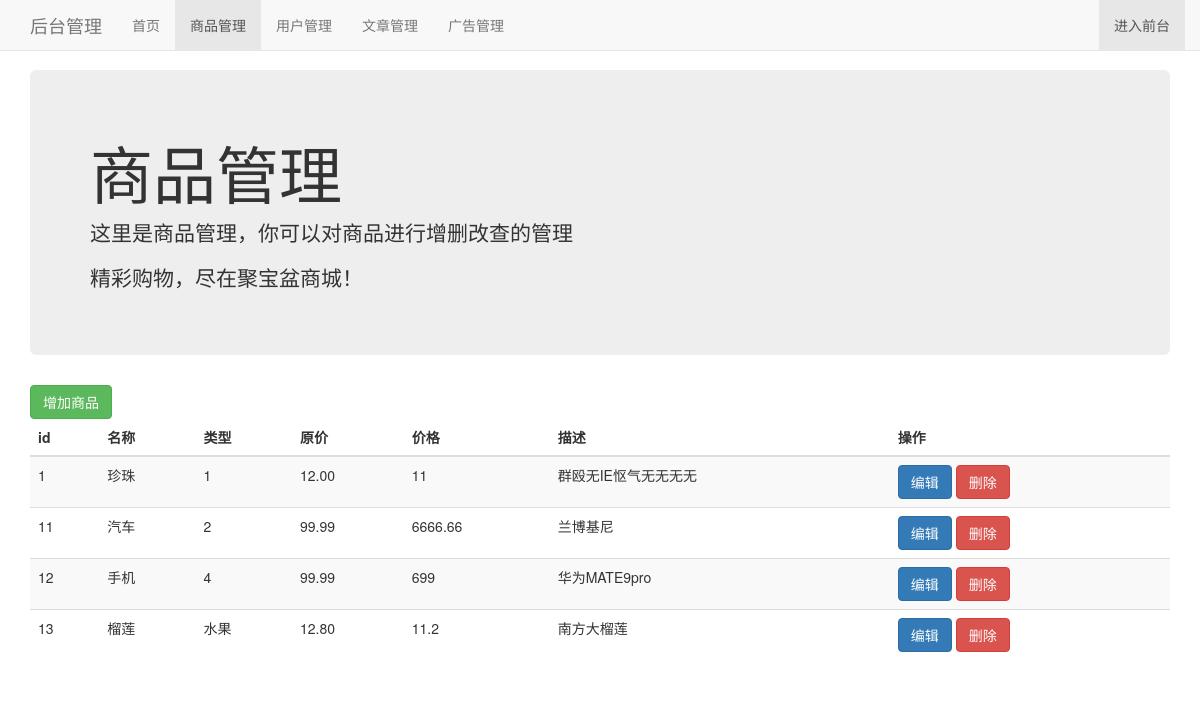
Page /admin/goodslist.php on the committed database.
### tables this page shows
CREATE TABLE `goods` (
  `id` int(11) NOT NULL AUTO_INCREMENT,
  `goods_name` varchar(255) NOT NULL,
  `type` varchar(100) NOT NULL,
  `price` float NOT NULL,
  `description` text,
  `old_price` float(4,2) DEFAULT '0.00',
  `picture` varchar(255) DEFAULT NULL,
  PRIMARY KEY (`id`)
);

### admin/goodslist.php (the view, shortened to what this page needs)
<?php
include '../conn.php';
?>
<!DOCTYPE html>
<html lang="zh">
  <head>
    <link href="./css/bootstrap.min.css" rel="stylesheet">
    <link href="./css/navbar-fixed-top.css" rel="stylesheet">
  </head>
  <body>
    <nav class="navbar navbar-default navbar-fixed-top">
      <div class="container">
        <div class="navbar-header">
          <a class="navbar-brand" href="#">后台管理</a>
        </div>
        <div id="navbar" class="navbar-collapse collapse">
          <ul class="nav navbar-nav">
            <li><a href="/admin/main.php">首页</a></li>
            <li class="active"><a href="/admin/goodslist.php">商品管理</a></li>
            <li><a href="/admin/userlist.php">用户管理</a></li>
            <li><a href="/admin/articlelist.php">文章管理</a></li>
            <li><a href="/admin/advlist.php">广告管理</a></li>
          </ul>
          <ul class="nav navbar-nav navbar-right">
            <li class="active"><a href="/index.php">进入前台 <span class="sr-only">(current)</span></a></li>
          </ul>
        </div>
      </div>
    </nav>
    <div class="container">
      <div class="jumbotron">
        <h1>商品管理</h1>
        <p>这里是商品管理，你可以对商品进行增删改查的管理</p>
        <p>精彩购物，尽在聚宝盆商城！</p>
      </div>
                <table class="table table-striped">
        <a href="addgoods.php" class="btn btn-success">增加商品</a>
        <thead>
          <tr>
            <th>id</th>
            <th>名称</th>
            <th>类型</th>
            <th>原价</th>
            <th>价格</th>
            <th>描述</th>
            <th>操作</th>
          </tr>
        </thead>
        <tbody>
      <?php
      $sql = "SELECT * FROM goods";
      $result = $conn->query($sql);
      if ($result->num_rows > 0) {
        while($row = $result->fetch_assoc()) {
          ?>
    <tr>
      <td><?php echo $row["id"]; ?></td>
      <td><?php echo $row["goods_name"]; ?></td>
      <td><?php echo $row['type'] ?></td>
      <td><?php echo $row['old_price'] ?></td>
      <td><?php echo $row["price"]; ?></td>
      <td><?php echo $row['description'] ?></td>
      <td>
        <a href="editgoods.php?gid=<?php echo $row['id']?>" class="btn btn-primary">编辑</a>
        <button  class="btn btn-danger" data-toggle="modal" onclick="delgoods(<?php echo $row['id']?>)" data-target="#myModal">删除</button>
        </div>
      </td>
    </tr>
          <?php
        }
      } else {
        echo "0 个结果";
      }
      ?>
  </body>
</html>

### admin/css/navbar-fixed-top.css (style rules this page uses)
body { min-height: 2000px; padding-top: 70px; }

### rows in the picture
goods: id "1", goods_name "珍珠", type "1", old_price "12.00", price "11", description "群殴无IE怄气无无无无"
goods: id "11", goods_name "汽车", type "2", old_price "99.99", price "6666.66", description "兰博基尼"
goods: id "12", goods_name "手机", type "4", old_price "99.99", price "699", description "华为MATE9pro"
goods: id "13", goods_name "榴莲", type "水果", old_price "12.80", price "11.2", description "南方大榴莲"
